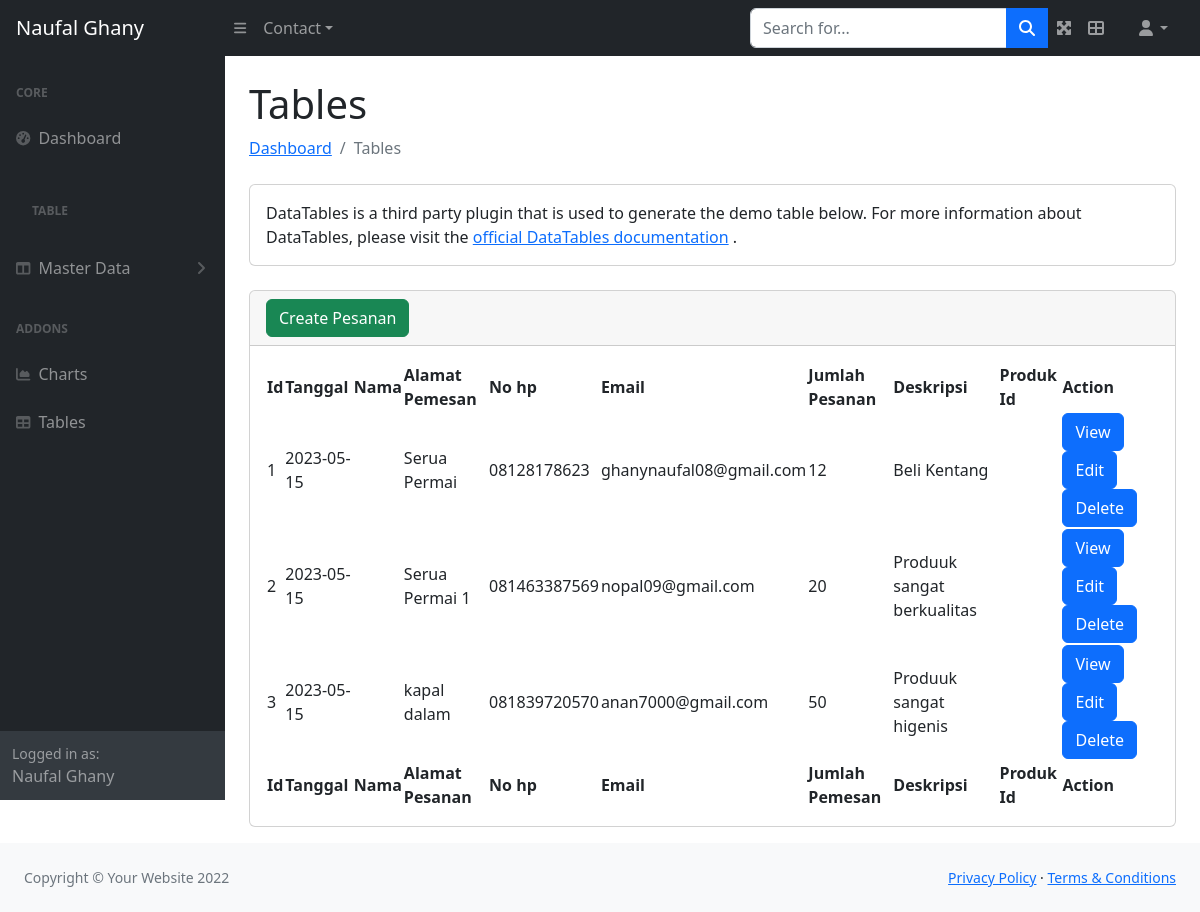
Screenshot of /admin/index.php?hal=pesanan with the database file from the repository.
### tables this page shows
CREATE TABLE `pesanan` (
  `id` int(11) NOT NULL,
  `tanggal` date NOT NULL,
  `nama_pemesan` varchar(45) NOT NULL,
  `alamat_pemesan` varchar(45) NOT NULL,
  `no_hp` varchar(20) NOT NULL,
  `email` varchar(45) NOT NULL,
  `jumlah_pesanan` int(11) DEFAULT NULL,
  `deskripsi` text DEFAULT NULL,
  `produk_id` int(11) DEFAULT NULL
);

### admin/pesanan.php (the view)
<?php
require_once 'dbkoneksi.php';
?>
<?php
$sql = "SELECT * FROM pesanan";
$rs = $dbh->query($sql);
?>
<h1 class="mt-4">Tables</h1>
<ol class="breadcrumb mb-4">
    <li class="breadcrumb-item"><a href="index.php">Dashboard</a></li>
    <li class="breadcrumb-item active">Tables</li>
</ol>
<div class="card mb-4">
    <div class="card-body">
        DataTables is a third party plugin that is used to generate the demo table below. For more
        information about DataTables, please visit the
        <a target="_blank" href="https://datatables.net/">official DataTables documentation</a>
        .
    </div>
</div>
<div class="card mb-4">
    <div class="card-header">
        <a class="btn btn-success" href="index.php?hal=form_pesanan">Create Pesanan</a>
    </div>
    <div class="card-body">
        <table id="datatablesSimple">
            <thead>
                <tr>
                    <th>Id</th>
                    <th>Tanggal</th>
                    <th>Nama</th>
                    <th>Alamat Pemesan</th>
                    <th>No hp</th>
                    <th>Email</th>
                    <th>Jumlah Pesanan</th>
                    <th>Deskripsi</th>
                    <th>Produk Id</th>
                    <th>Action</th>
                </tr>
            </thead>
            <tfoot>
                <tr>
                    <th>Id</th>
                    <th>Tanggal</th>
                    <th>Nama</th>
                    <th>Alamat Pesanan</th>
                    <th>No hp</th>
                    <th>Email</th>
                    <th>Jumlah Pemesan</th>
                    <th>Deskripsi</th>
                    <th>Produk Id</th>
                    <th>Action</th>
                </tr>
            </tfoot>
            <tbody>
        <?php
        $nomor  = 1;
        foreach ($rs as $row) {
        ?>
            <tr>
                <td><?= $nomor ?></td>
                <td><?= $row['tanggal'] ?></td>
                <td><?= $row['nama'] ?></td>
                <td><?= $row['alamat_pemesan'] ?></td>
                <td><?= $row['no_hp'] ?></td>
                <td><?= $row['email'] ?></td>
                <td><?= $row['jumlah_pesanan'] ?></td>
                <td><?= $row['deskripsi'] ?></td>
                <td><?= $row['prdouk_id'] ?></td>
                <td>
                    <a class="btn btn-primary" href="index.php?hal=view_pesanan&id=<?= $row['id'] ?>">View</a>
                    <a class="btn btn-primary" href="index.php?hal=form_pesanan&idedit=<?= $row['id'] ?>">Edit</a>
                    <a class="btn btn-primary" href="delete_pesanan.php?iddel=<?= $row['id'] ?>" onclick="if(!confirm('Anda Yakin Hapus Data Produk <?= $row['nama'] ?>?')) {return false}">Delete</a>
                </td>
            </tr>
        <?php
            $nomor++;
        }
        ?>
    </tbody>
        </table>
    </div>
</div>

### admin/top.php (shortened to what this page needs)
<!DOCTYPE html>
<html lang="en">
    <head>
        <link href="css/styles.css" rel="stylesheet" />
        <link href="https://cdn.jsdelivr.net/npm/simple-datatables@latest/dist/style.css" rel="stylesheet" />
    </head>
    <body class="sb-nav-fixed">
        <nav class="sb-topnav navbar navbar-expand navbar-dark bg-dark">
            <a class="navbar-brand ps-3" href="index.html">Naufal Ghany</a>
            <button class="btn btn-link btn-sm order-1 order-lg-0 me-4 me-lg-0" id="sidebarToggle" href="#!"><i class="fas fa-bars"></i></button>
            <ul class="navbar-nav ms-auto ms-md-0 me-lg-4">
                <li class="nav-item dropdown">
                    <a class="nav-link dropdown-toggle" id="navbarDropdown" href="#" role="button" data-bs-toggle="dropdown" aria-expanded="false">Contact</a>
                </li>
            </ul>
            <form class="d-none d-md-inline-block form-inline ms-auto me-0 me-md-3 my-2 my-md-0">
                <div class="input-group">
                    <input class="form-control" type="text" placeholder="Search for..." aria-label="Search for..." aria-describedby="btnNavbarSearch" />
                    <button class="btn btn-primary" id="btnNavbarSearch" type="button"><i class="fas fa-search"></i></button>
                    <ul class="navbar-nav ms-auto ms-md-0 me-lg-4>
                        <li class="nav-item">
                            <a class="nav-link" data-widget="fullscreen" href="#" role="button">
                            <i class="fas fa-expand-arrows-alt"></i>
                            </a>
                        <li class="nav-item">
                            <a class="nav-link" data-widget="control-sidebar" data-slide="true" href="#" role="button">
                            <i class="fas fa-th-large"></i>
                            </a>
                        </li>
                    </ul>
                </div>
            </form>
            <ul class="navbar-nav ms-auto ms-md-0 me-lg-4">
                <li class="nav-item dropdown">
                    <a class="nav-link dropdown-toggle" id="navbarDropdown" href="#" role="button" data-bs-toggle="dropdown" aria-expanded="false"><i class="fas fa-user fa-fw"></i></a>
                </li>
            </ul>
        </nav>

### admin/menu.php (shortened to what this page needs)
<div id="layoutSidenav">
            <div id="layoutSidenav_nav">
                <nav class="sb-sidenav accordion sb-sidenav-dark" id="sidenavAccordion">
                    <div class="sb-sidenav-menu">
                        <div class="nav">
                            <div class="sb-sidenav-menu-heading">Core</div>
                            <a class="nav-link" href="index.php?
                            hal=dashboard">
                                <div class="sb-nav-link-icon"><i class="fas fa-tachometer-alt"></i></div>
                                Dashboard
                                <a class="nav-link" href="index.php?
                                hal=dashboard">
                            <div class="sb-sidenav-menu-heading">Table</div>
                            <a class="nav-link collapsed" href="#" data-bs-toggle="collapse" data-bs-target="#collapseLayouts" aria-expanded="false" aria-controls="collapseLayouts">
                                <div class="sb-nav-link-icon"><i class="fas fa-columns"></i></div>
                                Master Data
                                <div class="sb-sidenav-collapse-arrow"><i class="fas fa-angle-down"></i></div>
                            </a>
                            <div class="sb-sidenav-menu-heading">Addons</div>
                            <a class="nav-link" href="index.php?hal=chart">
                                <div class="sb-nav-link-icon"><i class="fas fa-chart-area"></i></div>
                                Charts
                            </a>
                            <a class="nav-link" href="index.php?hal=tables">
                                <div class="sb-nav-link-icon"><i class="fas fa-table"></i></div>
                                Tables
                            </a>
                        </div>
                    </div>
                    <div class="sb-sidenav-footer">
                        <div class="small">Logged in as:</div>
                        Naufal Ghany
                    </div>
                </nav>
            </div>

### admin/index.php (shortened to what this page needs)
<?php
include_once 'top.php';
include_once 'menu.php';
?>
<div id="layoutSidenav_content">
    <main>
<div class="container-fluid px-4">
<?php
$hal = $_GET['hal'];
if($hal == 'dashboard'){
    include_once 'dashboard.php';
} else if( !empty($hal)){
    include_once '' .$hal.'.php';
} else {
    include_once 'dashboard.php';
}
?>
</div>
</main>
</div>
</div>
<?php
include_once 'bottom.php';
?>

### admin/bottom.php (shortened to what this page needs)
<br><br>
<footer class="py-4 bg-light mt-auto">
                    <div class="container-fluid px-4">
                        <div class="d-flex align-items-center justify-content-between small">
                            <div class="text-muted">Copyright &copy; Your Website 2022</div>
                            <div>
                                <a href="#">Privacy Policy</a>
                                &middot;
                                <a href="#">Terms &amp; Conditions</a>
                            </div>
                        </div>
                    </div>
                </footer>
    </body>
</html>

### rows the page displays
pesanan: tanggal "2023-05-15", alamat_pemesan "Serua Permai", no_hp "08128178623", email "ghanynaufal08@gmail.com", jumlah_pesanan "12", deskripsi "Beli Kentang"
pesanan: tanggal "2023-05-15", alamat_pemesan "Serua Permai 1", no_hp "081463387569", email "nopal09@gmail.com", jumlah_pesanan "20", deskripsi "Produuk sangat berkualitas"
pesanan: tanggal "2023-05-15", alamat_pemesan "kapal dalam", no_hp "081839720570", email "anan7000@gmail.com", jumlah_pesanan "50", deskripsi "Produuk sangat higenis"
